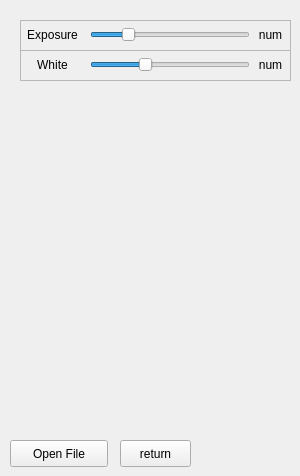
     <widget class="QWidget" name="tab_1">
      <attribute name="title">
       <string>Camera</string>
      </attribute>
      <widget class="QFrame" name="frame_41">
       <property name="geometry">
        <rect>
         <x>20</x>
         <y>50</y>
         <width>271</width>
         <height>31</height>
        </rect>
       </property>
       <property name="frameShape">
        <enum>QFrame::StyledPanel</enum>
       </property>
       <property name="frameShadow">
        <enum>QFrame::Raised</enum>
       </property>
       <widget class="QLabel" name="label_11">
        <property name="geometry">
         <rect>
          <x>0</x>
          <y>0</y>
          <width>65</width>
          <height>30</height>
         </rect>
        </property>
        <property name="text">
         <string>White</string>
        </property>
        <property name="alignment">
         <set>Qt::AlignCenter</set>
        </property>
       </widget>
       <widget class="QSlider" name="Slider_White">
        <property name="geometry">
         <rect>
          <x>70</x>
          <y>0</y>
          <width>160</width>
          <height>29</height>
         </rect>
        </property>
        <property name="maximum">
         <number>300</number>
        </property>
        <property name="value">
         <number>100</number>
        </property>
        <property name="orientation">
         <enum>Qt::Horizontal</enum>
        </property>
       </widget>
       <widget class="QLabel" name="White_num">
        <property name="geometry">
         <rect>
          <x>230</x>
          <y>0</y>
          <width>41</width>
          <height>30</height>
         </rect>
        </property>
        <property name="text">
         <string>num</string>
        </property>
        <property name="alignment">
         <set>Qt::AlignCenter</set>
        </property>
       </widget>
      </widget>
      <widget class="QFrame" name="frame_40">
       <property name="geometry">
        <rect>
         <x>20</x>
         <y>20</y>
         <width>271</width>
         <height>31</height>
        </rect>
       </property>
       <property name="frameShape">
        <enum>QFrame::StyledPanel</enum>
       </property>
       <property name="frameShadow">
        <enum>QFrame::Raised</enum>
       </property>
       <widget class="QLabel" name="label_7">
        <property name="geometry">
         <rect>
          <x>0</x>
          <y>0</y>
          <width>65</width>
          <height>30</height>
         </rect>
        </property>
        <property name="text">
         <string>Exposure</string>
        </property>
        <property name="alignment">
         <set>Qt::AlignCenter</set>
        </property>
       </widget>
       <widget class="QSlider" name="Slider_Exposure">
        <property name="geometry">
         <rect>
          <x>70</x>
          <y>0</y>
          <width>160</width>
          <height>29</height>
         </rect>
        </property>
        <property name="minimum">
         <number>3000</number>
        </property>
        <property name="maximum">
         <number>30000</number>
        </property>
        <property name="value">
         <number>8800</number>
        </property>
        <property name="orientation">
         <enum>Qt::Horizontal</enum>
        </property>
       </widget>
       <widget class="QLabel" name="Exposure_num">
        <property name="geometry">
         <rect>
          <x>230</x>
          <y>0</y>
          <width>41</width>
          <height>30</height>
         </rect>
        </property>
        <property name="text">
         <string>num</string>
        </property>
        <property name="alignment">
         <set>Qt::AlignCenter</set>
        </property>
       </widget>
      </widget>
      <widget class="QPushButton" name="Open_File">
       <property name="geometry">
        <rect>
         <x>10</x>
         <y>440</y>
         <width>98</width>
         <height>27</height>
        </rect>
       </property>
       <property name="text">
        <string>Open File</string>
       </property>
      </widget>
      <widget class="QPushButton" name="return_camera">
       <property name="geometry">
        <rect>
         <x>120</x>
         <y>440</y>
         <width>71</width>
         <height>27</height>
        </rect>
       </property>
       <property name="text">
        <string>return</string>
       </property>
      </widget>
     </widget>
